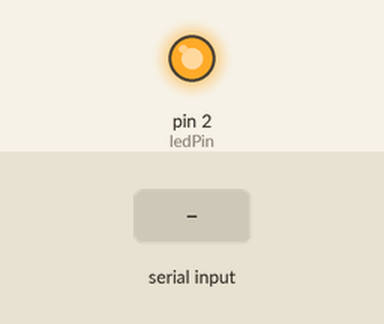
This sketch was run on a simulated Arduino Uno, built with avr-gcc and run on an emulated ATmega328P. Parts: output pins drawn as LEDs (lit = HIGH). The test bench sets the inputs (shaded band).

Above: at 1.2 s.
1.3 s: "1234\n" received over the second serial link
At 2.3 s:
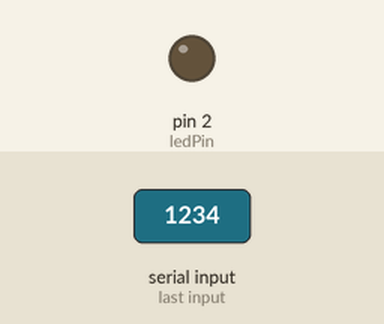
Timing chart, 0 to 4.3 s (numbered marks = the images above; inputs shaded):
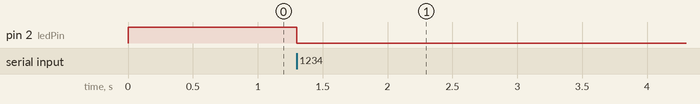

The sketch:

UART__.ino
```cpp
#include <SoftwareSerial.h>

SoftwareSerial mySerial(3, 1);

int ledPin = 2;
unsigned long last = millis();

void setup() {
  mySerial.begin(9600);
  pinMode(ledPin, OUTPUT);
  digitalWrite(ledPin, HIGH);
}

void loop() {

  boolean ledState = digitalRead(ledPin);

  if (mySerial.available() > 1) {
    int input = mySerial.parseInt();

    if (millis() - last > 250) {
      if (ledState == 0 && input == 1234) {
        digitalWrite(ledPin, HIGH);
      } else if (ledState == 1 && input == 1234) {
        digitalWrite(ledPin, LOW);
      }

    }

    mySerial.flush();
    last = millis();
  }
  delay(20);

}
```

Measured:
- after the input at 1.3 s, pin 2 (ledPin): HIGH → LOW at once
